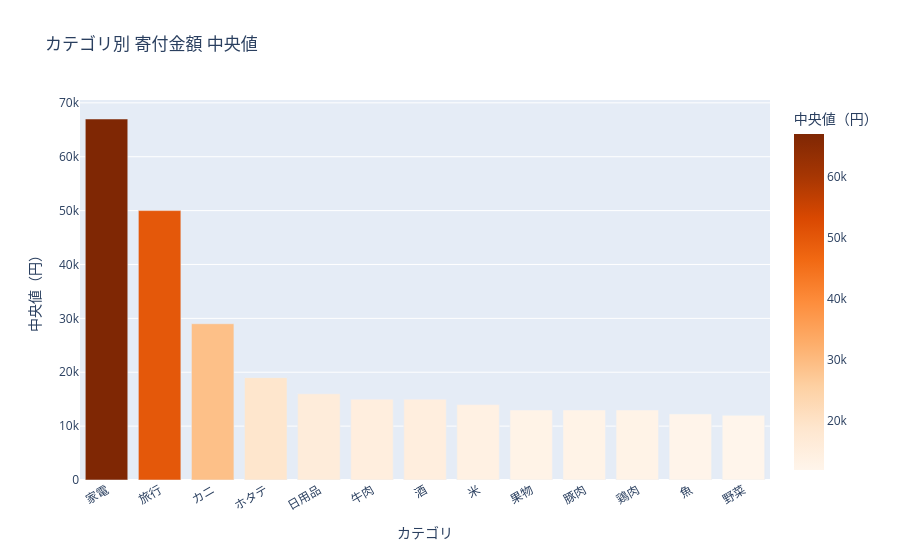

Source (notebook cell):
### Code cell
fig = px.bar(
    cat_stats,
    x='category_label', y='価格中央値',
    title='カテゴリ別 寄付金額 中央値',
    labels={'category_label': 'カテゴリ', '価格中央値': '中央値（円）'},
    color='価格中央値',
    color_continuous_scale='Oranges'
)
fig.update_layout(xaxis_tickangle=-30)
fig.show()

### Figure 1 — Plotly figure (JSON) as saved in the notebook; plotly's stock layout.template omitted (floating-point values rounded to 4 significant figures)
{"data": [{"hovertemplate": "カテゴリ=%{x}<br>中央値（円）=%{marker.color}<extra></extra>", "legendgroup": "", "marker": {"color": [67000.0, 50000.0, 29000.0, 19000.0, 16000.0, 15000.0, 15000.0, 14000.0, 13000.0, 13000.0, 13000.0, 12250.0, 12000.0], "coloraxis": "coloraxis", "pattern": {"shape": ""}}, "name": "", "orientation": "v", "showlegend": false, "textposition": "auto", "type": "bar", "x": ["家電", "旅行", "カニ", "ホタテ", "日用品", "牛肉", "酒", "米", "果物", "豚肉", "鶏肉", "魚", "野菜"], "xaxis": "x", "y": [67000.0, 50000.0, 29000.0, 19000.0, 16000.0, 15000.0, 15000.0, 14000.0, 13000.0, 13000.0, 13000.0, 12250.0, 12000.0], "yaxis": "y"}], "layout": {"barmode": "relative", "coloraxis": {"colorbar": {"title": {"text": "中央値（円）"}}, "colorscale": [[0, "rgb(255,245,235)"], [0.125, "rgb(254,230,206)"], [0.25, "rgb(253,208,162)"], [0.375, "rgb(253,174,107)"], [0.5, "rgb(253,141,60)"], [0.625, "rgb(241,105,19)"], [0.75, "rgb(217,72,1)"], [0.875, "rgb(166,54,3)"], [1, "rgb(127,39,4)"]]}, "legend": {"tracegroupgap": 0}, "title": {"text": "カテゴリ別 寄付金額 中央値"}, "xaxis": {"anchor": "y", "domain": [0, 1], "tickangle": -30, "title": {"text": "カテゴリ"}}, "yaxis": {"anchor": "x", "domain": [0, 1], "title": {"text": "中央値（円）"}}}}
